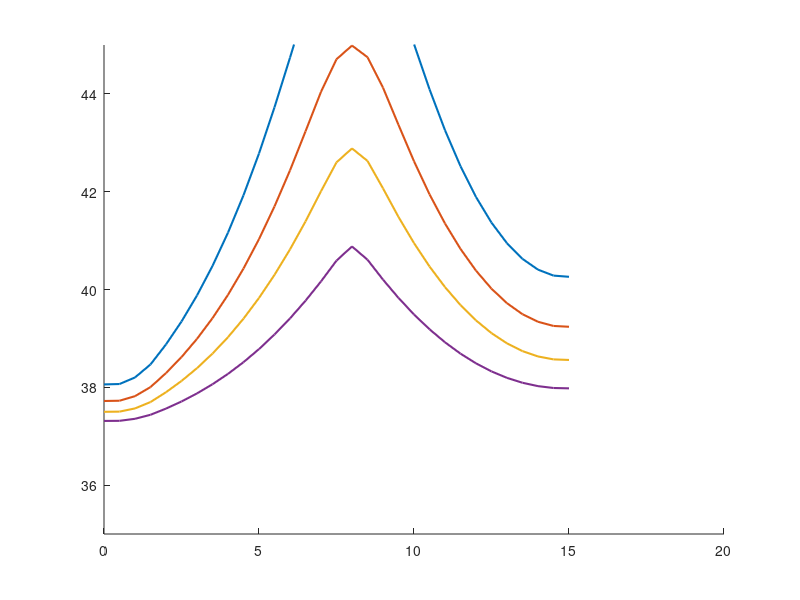

Reproduce this figure in MATLAB. (Note: this script raises an error after producing the figure.)
%––––––––––––––––––––––––––––––––––––––––––––––––––––––––––––––––––––––––––––
% 1D hyperbolic bioheat w/ Gaussian tumor source, 3 skin layers, finer mesh
% and reduced dt for stability; snapshots at 2.5, 5, 7.5, 10 s in one plot.
%––––––––––––––––––––––––––––––––––––––––––––––––––––––––––––––––––––––––––––

clear; clc;

%% 1) DISCRETIZE TIME & SPATIAL DOMAINS
% Skin Layer thickness
L_epi = 0.0015;   % Epidermis (1.5 mm)
L_derm = 0.0035;  % Dermis (3.5 mm)
L_subq = 0.01;    % Subcutaneous (10 mm)
Lx = L_epi + L_derm + L_subq; % Domain Length

x_ast  = 0.008;   % [m]   Tumor center (midpoint of 0.05 m)

dx     = 0.0005;  % [m]   Spatial step → now 21 nodes from 0 to 0.05
dt     = 0.015;    % [s]   Time step (smaller for stability)
max_time = 10;   % plot up to 10s
time_steps = round(max_time/dt) + 1; % ensures we reach exactly 10 s: (n−1)*dt = 10
time = 0:dt:max_time+dt;

x  = 0:dx:Lx;          % x = [0, 0.0025, 0.005, …, 0.05]
nx = numel(x);

% Define Layers
layer = zeros(1, nx);
layer(x <= L_epi) = 1;                                  % Epidermis
layer(x > L_epi & x <= L_epi + L_derm) = 2;             % Dermis
layer(x > L_epi + L_derm) = 3;                          % Subcutaneous

% Find index of tumor center (closest grid point to x_ast)
[~, iTumor] = min(abs(x - x_ast));

%% 2) CONSTANTS AND PARAMETERS
% ------------ Physical Parameters ------------
% Skin Layer params
rho    = [1150 1116 900];   % [kg/m^3]  Tissue density (layers)
c      = [3590 3300 2500];  % [J/(kg·°C)]  Tissue specific heat
k      = [0.2 0.45 0.3];    % [W/(m·°C)]  Thermal conductivity
k_star = [0.1 0.1 0.1];     % [W/(m·°C·s)]  Hyperbolic‐term coefficient

% Blood params
h      = 4.5;     % [W/(m^2·°C)]    Convective coefficient at boundaries
wb     = 0.0098;  % [1/s]           Blood perfusion
rho_b  = 1056;    % [kg/m^3]        Blood density
cb     = 4000;    % [J/(kg·°C)]     Blood specific heat

Qm0    = 50.65;   % [W/m^3]         Metabolic heat (uniform)
Tb     = 37;      % [°C]            Arterial blood temperature
Tl     = [37 37 37];      % [°C]    Ambient/tissue reference
T0     = 37;      % [°C]            Initial tissue temperature

% ------------ Gaussian‐source parameters ------------
% Q_r(i) = rho * S * P * exp( -a0*( x(i) - x_ast )^2 )
S      = 15;       % “per‐kg” scaling factor
P      = 50;      % “power” factor (tune as needed)
% a0     = 1e6;   % [1/m]  Gaussian width control

% ------------ Water vaporization and diffusion ------------
Da = 2.5e-5;    % m^2/s (air)
Mw = 0.018;     % kg/mol
Ra = 8.314;     % J/mol·K
Tw = 306;       % K (~33°C)
Pw = 5600;      % Pa (sat. vapor pressure at 33°C)
RH = 0.5;       % Relative humidity (fraction)
delta = 1e-4;   % m
c_air = 1005;   % J/kg·K
Df = [2e-9 2e-9 2e-9];  % m^2/s
cw = 4180;      % J/kg°C
rho_s = 1100;   % kg/m^3
rho_c = 1000;   % kg/m^3
nabla_r2 = (Lx/3)^2;

% ---------- Hyperbolic relaxation times ---------------
tau_q = 10;   % [s]
tau_T = 2;   % [s]
tau_v = 1;   % [s]


%% 3) INITIALIZE STORAGE FOR “SNAPSHOTS”
% Snapshot times (in seconds) and their corresponding loop‐indices
snapshot_times = linspace(2,max_time,5); % [2.5, 5.0, 7.5, 10.0];
snap_idx = round(snapshot_times/dt) + 1;
% e.g., 2.5/0.01 = 250 → +1 = 251 ⇒ t = (251−1)*0.01 = 2.50 s

z = 1;
a0s = [5e5 1e6 2e6 5e6]
for a0 = a0s
    T_snapshots = zeros(nx, numel(snapshot_times));  
    % Each column j holds T(x) at t = snapshot_times(j)
    
    % Tumor temp array
    T_tumor = zeros(1, time_steps);
    
    % --------- Initialize temperature fields at t=0 -------------
    T     = ones(nx,1) * T0;  
    T_new = T;   
    dTdt   = zeros(nx,1);
    d2Tdt2 = zeros(nx,1);


    %% 4) TIME‐MARCHING LOOP
    for n = 1:time_steps
    
        % (a) Update interior nodes i=2:(nx−1)
        for i = 2:(nx-1)
            L = layer(i);
    
            % (b) Calculate Heat Source values for given spatial step
            % Metabolic Heat Source:
            Qm = Qm0 * (1 + (Tl(L) - T0)/10);         % [W/m^3] metabolic
    
            % Water diffusion:
            Qd = (Df(L) * cw * (rho_s - rho_c) / nabla_r2) * (T(i) - Tl(L));
            
            % Blood Perfusion (dermis, subq):
            if L > 1
                Qb = wb * rho_b * cb * (Tb - Tl(L));      % [W/m^3] perfusion (constant)
            else
                Qb = 0;
            end
    
            % Water vaporization (epidermis only)
            if L == 1
                Delta_m = (Da*Mw/(Ra*Tw)) * (Pw/Tw) * RH/(delta*c_air);
                Delta_Hvap = 2400e3; % J/kg
                Qv = Delta_m * Delta_Hvap / (delta * c_air);
            else 
                Qv = 0;
            end
    
            % Gaussian tumor heat source at node i:
            Qr = rho(L) * S * P * exp( -a0 * (x(i) - x_ast)^2 );  
    
            % Add up all heat sources to consolidate
            Q_tot = Qm + Qd + Qb + Qv + Qr;
    
            % 2nd‐spatial derivative (finite difference)
            d2Tdx2 = (T(i+1) - 2*T(i) + T(i-1)) / dx^2;
    
            % Hyperbolic bioheat terms:
            dTdt(i)   = (k(L)*d2Tdx2 + Q_tot) / (rho(L) * c(L));
            d2Tdt2(i) = (k_star(L)*d2Tdx2) / (rho(L) * c(L));
    
            % Update temperature at node i (eq. 7):
            T_new(i) = T(i) + dt * ( ...
               dTdt(i) + tau_q*dTdt(i) ...
             - tau_T*d2Tdt2(i) ...
             + (k(L) + k_star(L)*tau_v)*dTdt(i) );
        end
    
        % (c) Convective (Robin) BC at left boundary (i = 1):
        T_new(1) = (h*dx*Tl(1) + k(L) * T_new(2)) / (h*dx + k(L));
    
        % (d) Convective (Robin) BC at right boundary (i = nx):
        T_new(nx) = (h*dx*Tl(end) + k(L) * T_new(nx-1)) / (h*dx + k(L));
    
        % (e) Advance to next timestep
        T = T_new;
    
        % (f) If current “t” matches any snapshot index, store T(x)
        idx_this = find(snap_idx == n);
        if ~isempty(idx_this)
            T_snapshots(:, idx_this) = T;
        end
    
        % (g) Store T at tumor location
        T_tumor(n) = T_new(iTumor);
    end

    %% Store profile for given P to be compared after
    T_a0(:,z) = T_snapshots(:,end);

    T_tumor_a0(:,z) = T_tumor;
    z = z+1;

end % end of testing parameter loop (power)

%% Plot Power 
figure('Position',[200,200,800,500]);
hold on;

colors = lines(size(T_a0,2));  
for j = 1:size(T_a0,2)
    plot(x*1000, T_a0(:,j), 'Color', colors(j,:), 'LineWidth',1.5, ...
         'DisplayName', sprintf('a0 = %.1e m^-^1', a0s(j)));
end

ylim([35 45])
xline(0, '-',{'Epiderm'},'HandleVisibility','off','Fontsize',16)
xline((L_epi)*10^3,'-',{'Derm'},'HandleVisibility','off','Fontsize',16)
xline((L_epi+L_derm)*10^3,'-',{'Subcutaneous'},'HandleVisibility','off','Fontsize',16)
xline(x_ast*10^3,'-r',{'Tumor'},'LineWidth',5,'HandleVisibility','off','Fontsize',20)
xlabel('Distance (mm)','Fontsize',16);
ylabel('Temperature (°C)','Fontsize',16);
title(['Temperature Profile T(t=10s,x), Various a0s'],'Fontsize',20);
legend('Location','northeast','FontSize',12);
grid on;
hold off;


%% 6. PLOT: TUMOR TEMPERATURE VS TIME
figure('Position',[200,200,800,500]);
hold on;

colors = lines(numel(a0s));  
for j = 1:size(T_a0,2)
    plot(time, T_tumor_a0(:,j), 'Color', colors(j,:), 'LineWidth',1.5, ...
         'DisplayName', sprintf('a0 = %.1e m^-^1', a0s(j)));
end

xlim([0 10])
xlabel('time (s)','Fontsize',16);
ylabel('Temperature (°C)','Fontsize',16);
title(['Temperature at Tumor Location vs. Time, Various a0s'],'Fontsize',20);
legend('Location','best','FontSize',12);
grid on;
hold off;
